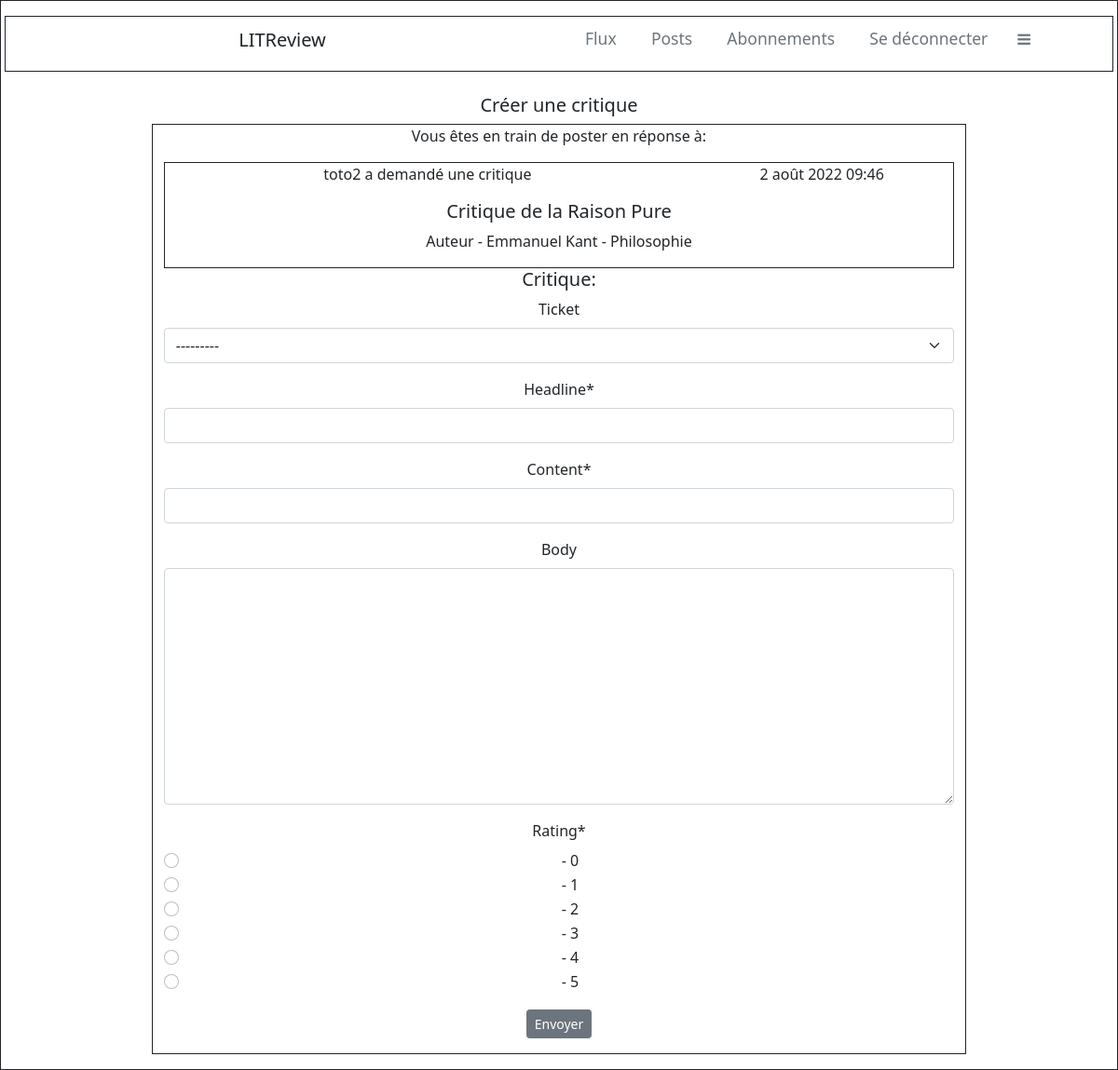
Screenshot of /blog/ticket_review/7 (signed in) with the database file from the repository.
### blog/models.py (models this page shows, shortened)
class Ticket(models.Model):  # ticket model
    title = models.CharField(max_length=128)
    description = models.CharField(max_length=2048)
    user = models.ForeignKey(settings.AUTH_USER_MODEL, on_delete=models.CASCADE)
    image = models.ImageField(null=True, blank=True)
    time_created = models.DateTimeField(auto_now_add=True)
    IMAGE_MAX_SIZE = (300, 300)
    def __str__(self):
        return self.title

### authentication/models.py (models this page shows)
class User(AbstractUser):
    CREATOR = 'CREATOR'
    SUBSCRIBER = 'SUBSCRIBER'
    ROLE_CHOICES = (
        (CREATOR, 'Créateur'),
        (SUBSCRIBER, 'Abonné'),
    )
    profile_photo = models.ImageField(verbose_name='Photo de profil')
    role = models.CharField(max_length=30, choices=ROLE_CHOICES,
                            verbose_name='Rôle')
    follows = models.ManyToManyField(
        'self',
        limit_choices_to={'role': CREATOR},
        symmetrical=False,
        verbose_name='suit',
    )

### blog/views.py (the view, shortened to what this page needs)
# urls.py: path('blog/ticket_review/<int:ticket_id>', blog.views.ticket_review_upload, name='ticket_review'),
@login_required
def ticket_review_upload(request, ticket_id):
    ticket = get_object_or_404(models.Ticket, id=ticket_id)
    form = forms.TicketReviewForm()
    return render(request, 'blog/ticket_review.html', context={'form': form,
                                                               'ticket': ticket})

### blog/forms.py
class TicketReviewForm(forms.ModelForm):
    edit_review = forms.BooleanField(widget=forms.HiddenInput, initial=True)
    RATING_CHOICES = [
        (0, "- 0"), (1, "- 1"), (2, "- 2"), (3, "- 3"), (4, "- 4"), (5, "- 5")
    ]
    rating = forms.ChoiceField(widget=forms.RadioSelect,
                               choices=RATING_CHOICES)
    class Meta:
        model = models.Review
        fields = ['ticket', 'headline',
                  'content', 'body', 'rating']

### blog/templates/blog/ticket_review.html (shortened to what this page needs)
{% extends 'base.html' %}
{% load crispy_forms_tags %}
{% block content %}
    <h5 class="text-center">Créer une critique</h5>
        <div class="container border border-dark text-center w-75">
            <p>Vous êtes en train de poster en réponse à:</p>
                <div class="container border border-dark">
                    <div class="row">
                        <p class="col-8">{{ ticket.user }} a demandé une critique
                        </p>
                        <p class="col-4">{{ ticket.time_created }}
                        </p>
                    </div>
                    <h5>{{ ticket.title }}
                    </h5>
                    <p>{{ ticket.description }}</p>
                </div>
            <h5>Critique:
            </h5>
            <form method="post" enctype="multipart/form-data" novalidate>
                {{ form|crispy }}
                <button type="submit" class="btn btn-secondary btn-sm">Envoyer</button>
            </form>
        </div>
{% endblock content %}

### rows the page displays
Ticket: user "toto2", time_created "2 août 2022 09:46", title "Critique de la Raison Pure", description "Auteur - Emmanuel Kant - Philosophie"
